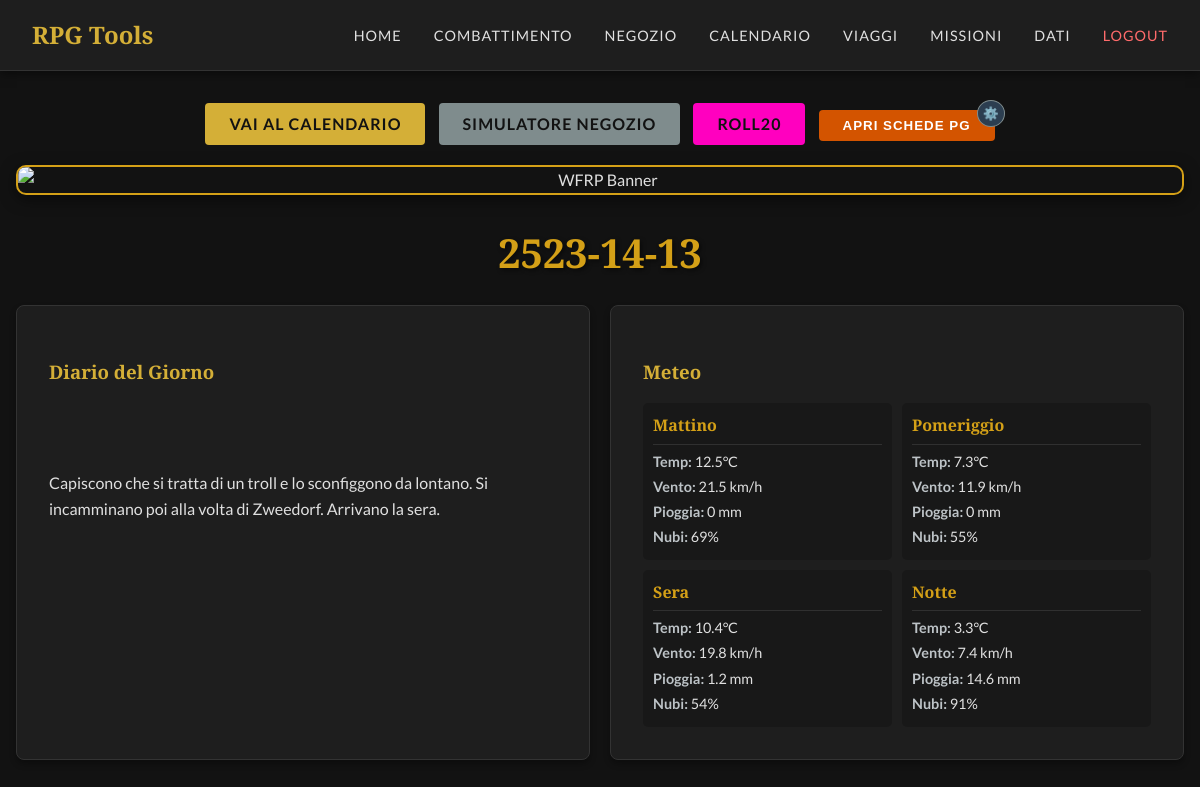
The page / (signed in) on the database its author committed.
### tables this page shows
CREATE TABLE diary (
            id INTEGER PRIMARY KEY AUTOINCREMENT,
            date_iso TEXT UNIQUE NOT NULL,
            year INTEGER,
            month_index INTEGER,
            month_name TEXT,
            day INTEGER,
            note TEXT,
            weather_json TEXT,
            updated_at TEXT
        );

### app.py (the view)
@app.route('/')
def index():
    db = get_db()
    current_date_display = "Nessuna data registrata"
    weather_data = None
    note = "Nessuna nota per questa giornata."
    holidays = []
    cursor = db.execute('SELECT * FROM diary ORDER BY date_iso DESC LIMIT 1')
    last_entry = cursor.fetchone()
    if last_entry:
        date_iso = last_entry['date_iso']
        note = last_entry['note'] if last_entry['note'] else "Nessuna nota."
        if last_entry['weather_json']:
            try:
                weather_data = json.loads(last_entry['weather_json'])
            except:
                pass
        try:
            parts = date_iso.split('-')
            year = parts[0]
            month_idx = int(parts[1])
            day = int(parts[2])
            cal_data = load_calendar_data()
            if cal_data and 'months' in cal_data:
                if 1 <= month_idx <= len(cal_data['months']):
                    month_data = cal_data['months'][month_idx-1]
                    month_name = month_data['name']
                    season = month_data.get('season', '')
                    current_date_display = f"{day} {month_name} {year} ({season})"
                check_str = f"{day:02d}-{month_idx:02d}"
                if 'holidays' in cal_data:
                    for h in cal_data['holidays']:
                        if h['date'] == check_str:
                            holidays.append(h)
            else:
                 current_date_display = date_iso
        except Exception as e:
            print(f"Date parsing error: {e}")
            current_date_display = date_iso
    return render_template('index.html', date=current_date_display, weather=weather_data, note=note, holidays=holidays)

### app.py (called while the page is built, shortened)
@app.before_request
def require_login():
    allowed_routes = ['login', 'static', 'logout']
    if request.endpoint not in allowed_routes and 'logged_in' not in session:
        return redirect(url_for('login'))

def get_db():
    db = getattr(g, '_database', None)
    if db is None:
        db = g._database = sqlite3.connect(DATABASE)
        db.row_factory = sqlite3.Row
    return db

@app.teardown_appcontext
def close_connection(exception):
    db = getattr(g, '_database', None)
    if db is not None:
        db.close()

def load_calendar_data():
    json_path = os.path.join(os.path.dirname(__file__), 'calendar.json')
    if not os.path.exists(json_path):
        return {}

### templates/index.html (shortened to what this page needs)
{% extends 'base.html' %}
{% block content %}
<div class="dashboard-container">
    <div class="text-center mt-4">
        <a href="{{ url_for('calendar') }}" class="btn">Vai al Calendario</a>
        <a href="{{ url_for('shop') }}" class="btn btn-secondary" style="margin-left: 10px;">Simulatore Negozio</a>
        <a href="https://app.roll20.net/editor/setcampaign/18794496" target="_blank" class="btn"
            style="margin-left: 10px; background-color: #ff00bf; border-color: #ff00bf;">Roll20</a>
        <div style="display: inline-block; margin-left: 10px; position: relative;">
            <button id="open-pg-btn" class="btn btn-accent" onclick="openPGTabs()">Apri schede PG</button>
            <span onclick="openPGSettings()"
                style="cursor: pointer; position: absolute; top: -10px; right: -10px; background: #2c3e50; border-radius: 50%; padding: 2px 5px; font-size: 0.8em; border: 1px solid #7f8c8d;"
                title="Configura Link">⚙️</span>
        </div>
    </div>
    <div class="banner-container">
        <img src="{{ url_for('static', filename='img/home_banner.jpg') }}" alt="WFRP Banner" class="home-banner">
    </div>
    <div class="text-center mb-4">
        <h1 class="current-date">{{ date }}</h1>
    </div>
    <div class="grid-2-cols">
        <div class="card note-card">
            <h3>Diario del Giorno</h3>
            <div class="note-content">
                {{ note | safe }}
            </div>
        </div>
        <div class="card weather-card">
            <h3>Meteo</h3>
            {% if weather %}
            <div class="weather-grid">
                {% for period in ['Mattino', 'Pomeriggio', 'Sera', 'Notte'] %}
                {% set w = weather[period] %}
                <div class="weather-period">
                    <h4>{{ period }}</h4>
                    <div class="weather-details">
                        <p><span class="label">Temp:</span> {{ w.temperature_c }}°C</p>
                        <p><span class="label">Vento:</span> {{ w.wind_kmh }} km/h</p>
                        <p><span class="label">Pioggia:</span> {{ w.rain_mm }} mm</p>
                        <p><span class="label">Nubi:</span> {{ w.cloudiness_pct }}%</p>
                    </div>
                </div>
                {% endfor %}
            </div>
            {% else %}
            <p>Dati meteo non disponibili.</p>
            {% endif %}
        </div>
    </div>
</div>
{% endblock %}

### static/css/style.css (style rules this page uses)
:root { --bg-color: #121212; --card-bg: #1e1e1e; --text-primary: #e0e0e0; --text-secondary: #a0a0a0; --accent-color: #d4af37; --accent-hover: #f0c040; --border-color: #333; --font-heading: 'Cinzel', serif; --font-body: 'Lato', sans-serif; }
body { background-color: var(--bg-color); color: var(--text-primary); font-family: var(--font-body); margin: 0; padding: 0; line-height: 1.6; }
h1, h2, h3, h4, h5, h6 { font-family: var(--font-heading); color: var(--accent-color); margin-bottom: 1rem; }
a { color: var(--accent-color); text-decoration: none; transition: color 0.3s ease; }
.card { background-color: var(--card-bg); border: 1px solid var(--border-color); border-radius: 8px; padding: 2rem; margin-bottom: 2rem; box-shadow: 0 4px 6px rgba(0, 0, 0, 0.3); }
.btn { display: inline-block; padding: 0.5rem 1.5rem; background-color: var(--accent-color); color: var(--bg-color); border-radius: 4px; font-weight: bold; text-transform: uppercase; letter-spacing: 1px; cursor: pointer; border: none; transition: background-color 0.3s ease; }
.text-center { text-align: center; }
.mt-4 { margin-top: 2rem; }

### templates/index.html (style rules this page uses)
.current-date { color: #d4a017; font-family: 'Cinzel', serif; font-size: 2.5em; text-shadow: 2px 2px 4px rgba(0, 0, 0, 0.5); margin-bottom: 0.5em; }
.grid-2-cols { display: grid; grid-template-columns: 1fr 1fr; gap: 20px; }
.weather-grid { display: grid; grid-template-columns: repeat(2, 1fr); gap: 10px; }
.weather-period { background: rgba(0, 0, 0, 0.2); padding: 10px; border-radius: 5px; }
.weather-period h4 { margin-top: 0; color: #d4a017; border-bottom: 1px solid rgba(255, 255, 255, 0.1); padding-bottom: 5px; margin-bottom: 5px; }
.weather-details p { margin: 2px 0; font-size: 0.9em; }
.label { font-weight: bold; color: #bdc3c7; }
.note-content { white-space: pre-wrap; line-height: 1.6; min-height: 100px; }
.btn-secondary { background-color: #7f8c8d; }
.btn-accent { background-color: #d35400; color: white; }
.banner-container { margin: 20px auto; text-align: center; max-width: 100%; overflow: hidden; border-radius: 10px; box-shadow: 0 4px 15px rgba(0, 0, 0, 0.5); border: 2px solid #d4a017; }
.home-banner { width: 100%; height: auto; max-height: 400px; object-fit: cover; display: block; }

### rows shown on the page
diary: date_iso "2523-14-13", note "Capiscono che si tratta di un troll e lo sconfiggono da lontano. Si incamminano poi alla volta di Zweedorf. Arrivano la sera."

### other values the page prints
{{ period }} "Mattino" "Pomeriggio" "Sera" "Notte"
{{ w.temperature_c }} "12.5" "7.3" "10.4" "3.3"
{{ w.wind_kmh }} "21.5" "11.9" "19.8" "7.4"
{{ w.rain_mm }} "0" "0" "1.2" "14.6"
{{ w.cloudiness_pct }} "69" "55" "54" "91"
